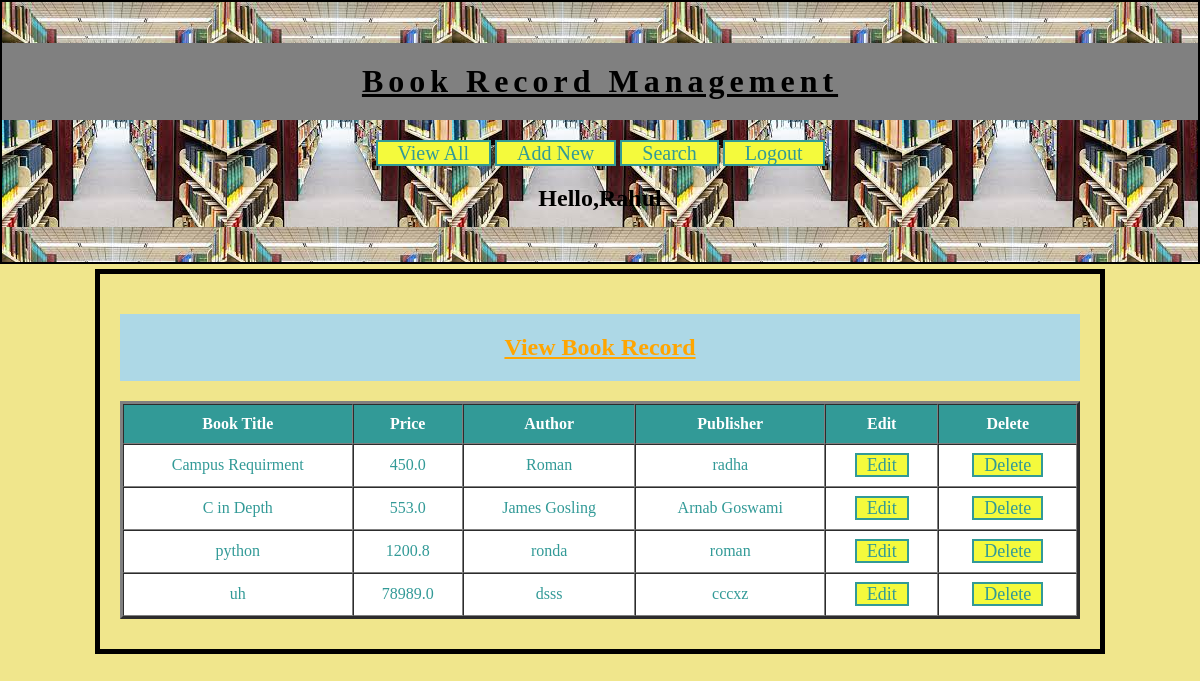
Page /BRMapp/view-books (signed in) on the committed database.
### BRMapp/models.py (models this page shows)
class Book(models.Model):
    title=models.CharField(max_length=100)
    price=models.FloatField()
    author=models.CharField(max_length=100)
    publisher=models.CharField(max_length=100)

### BRMapp/views.py (the view)
# urls.py: url('view-books',views.viewBooks),
@login_required(login_url="/BRMapp/login/")
def viewBooks(request):
    books=models.Book.objects.all()
    username=request.session['username']
    res=render(request,'BRMapp/view_book.html',{'books':books,'username':username})
    return res

### templates/BRMapp/view_book.html (shortened to what this page needs)
<!DOCTYPE html>
{% load static %}
<html lang="en" dir="ltr">
  <head>
    <link rel="stylesheet" href="{%static 'css/BRMstyle.css' %}">
  </head>
  <body>
    <div id="header">
      <h1>Book Record management</h1>
      <div id='nav'>
        <a href="/BRMapp/view-books">View All</a>
        <a href="/BRMapp/new-book">Add New</a>
        <a href="/BRMapp/search-book">Search</a>
        <a href="/BRMapp/logout">Logout</a>
        </div>
        <h2> Hello,{{username}}</h2>
      </div>
      <div id="main">
        <h2>View Book Record</h2>
        <table border="3px" cellspacing="0px" cellpadding="10px" >
          <thead>
            <th>Book Title</th>
            <th>Price</th>
            <th>Author</th>
            <th>Publisher</th>
            <th>Edit</th>
            <th>Delete</th>
          </thead>
          {% for book in books  %}
          <tr>
            <td>{{book.title}}</td>
            <td>{{book.price}}</td>
            <td>{{book.author}}</td>
            <td>{{book.publisher}}</td>
            <td><a class='btn' href="/BRMapp/edit-book?bookid={{book.id}}">Edit</a></td>
            <td><a class='btn' href="/BRMapp/delete-book?bookid={{book.id}}">Delete</a></td>
          </tr>
          {% endfor%}
        </table>
      </div>
  </body>
</html>

### static/css/BRMstyle.css (style rules this page uses)
body { background-color:khaki; margin:0px 0px 0px 0px; font-family:"georgia"; }
#header { background-image: url('../images/download.jpg'); text-transform:capitalize; background-color:#329A97; border:solid 2px black; padding-bottom:30px; padding-top:20px; text-align:center; }
#header h1 { text-align:center; color:black; background-color: grey ; padding-top:20px; padding-bottom:20px; letter-spacing:5px; text-decoration:underline; }
#nav { width:60%; margin:auto; }
#nav a { background-color:#F4FA3C; width:150px; border:solid 2px #329A97; font-size:20px; text-decoration:none; color:#329A97; padding-left:20px; padding-right:20px; }
#main { border-style: solid; margin: auto; border:solid 5px black; width:80%; padding:5px; margin-top:5px; padding-bottom:30px; padding-top:20px; padding-left:20px; padding-right:20px; }
#main h2 { background-color:lightblue ; padding-bottom:20px; padding-top:20px; color:orange; text-decoration:underline ; }
#main form, #main h2 { text-align:center; }
#main table { width:100%; text-align:center; color:#329A97; }
#main table td { background-color: white; }
#main table th { background-color: #329A97; color:white; }
.btn { background-color:#F4FA3C; width:150px; border:solid 2px #329A97; font-size:18px; text-decoration:none; color:#329A97; padding-left:10px; padding-right:10px; }

### rows in the picture
Book: title "Campus Requirment", price "450.0", author "Roman", publisher "radha"
Book: title "C in Depth", price "553.0", author "James Gosling", publisher "Arnab Goswami"
Book: title "python", price "1200.8", author "ronda", publisher "roman"
Book: title "uh", price "78989.0", author "dsss", publisher "cccxz"

### other values in the picture
{{ username }} "Rahul"
